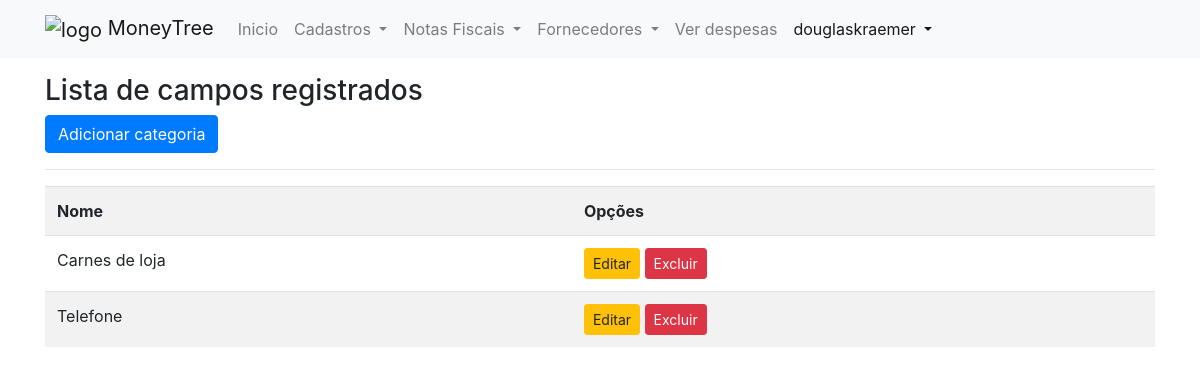
The page /listar/categoria/ (signed in) on the database as committed earlier.
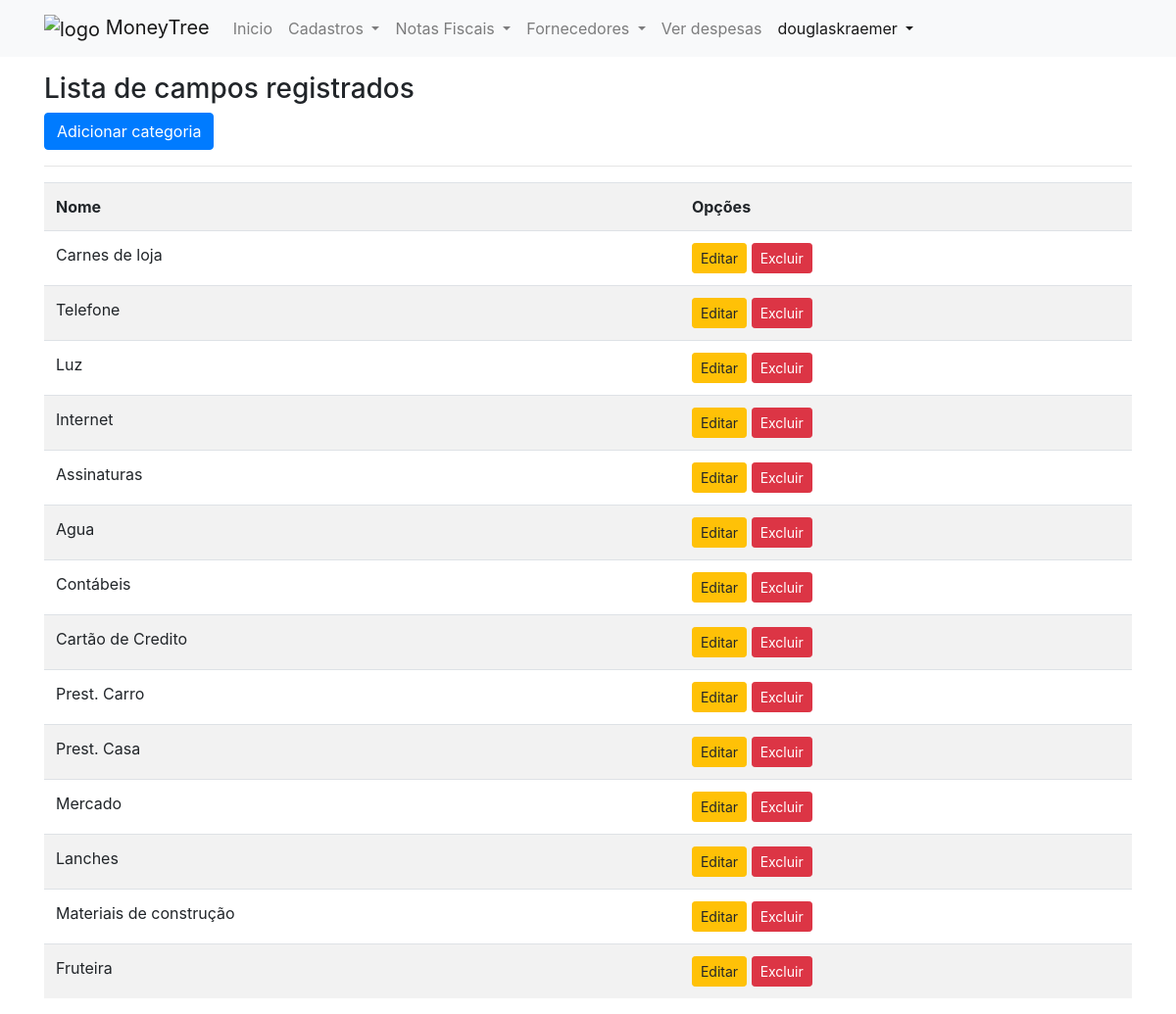
The same page on the database as committed later.
### cadastros/models.py (models this page shows, shortened)
class Categoria(models.Model):
    nome = models.CharField(max_length=255)

### cadastros/views.py (the view)
# urls.py: path('listar/categoria/', CategoriaList.as_view(), name='listar-categoria'),
class CategoriaList(LoginRequiredMixin, ListView):
    login_url = reverse_lazy('users-login')
    model = Categoria
    template_name = "cadastros/listas/categoria.html"

### cadastros/templates/cadastros/listas/categoria.html
{% extends 'base.html' %}
{% load static %}
{% block conteudo %}
<h3 class="mt-3">Lista de campos registrados</h3>
<a href="{% url 'cadastrar-despesa' %}" class="btn btn-primary">Adicionar categoria</a>
<hr>
<div class="table-responsive">
    <table class="table table-striped">
        <tr>
            <th>Nome</th>
            <th>Opções</th>
        </tr>
        {% for categoria in object_list %}
        <tr>
            <td>{{categoria.nome}}</td>
            <td>
                <a href="{% url 'editar-categoria' categoria.pk %}" class="btn btn-warning btn-sm"
                    title="Editar">Editar</a>
                <a href="{% url 'excluir-categoria' categoria.pk %}" class="btn btn-danger btn-sm"
                    title="Excluir">Excluir</a>
            </td>
        </tr>
        {% empty %}
        <tr>
            <td colspan="3">Nenhum campo registrado</td>
        </tr>
        {% endfor %}
    </table>
</div>
{% endblock %}

### templates/base.html (shortened to what this page needs)
{% load static %}
<!DOCTYPE html>
<html lang="pt">
<head>
    {% include 'parciais/_head.html' %}
</head>
<body>
  {% include 'parciais/_nav.html' %}
  <div class="container">
    <div class="row">
      <div class="col-lg-12">
        {%block conteudo%}{%endblock%}
      </div>
    </div>
  </div>
</body>
</html>

### templates/parciais/_head.html (shortened to what this page needs)
{% load static %}
<link href="{% static 'vendor/bootstrap/css/bootstrap.min.css'%}" rel="stylesheet">

### templates/parciais/_nav.html (shortened to what this page needs)
{% load static %}
<nav class="navbar navbar-expand-lg navbar-light bg-light static-top">
    <div class="container">
        <a class="navbar-brand" href="{% url 'index' %}">
            <img src="{% static 'img/pngegg.png' %}" width="80" height="70" alt="logo">
            MoneyTree</a>
        <div class="collapse navbar-collapse" id="navbarNavDropdown">
            <ul class="navbar-nav">
                <li class="nav-item">
                    <a class="nav-link" href="{% url 'index' %}">
                        Inicio
                        <span class="sr-only">(current)</span></a>
                </li>
                {% if request.user.is_authenticated %}
                <li class="nav-item dropdown">
                    <a class="nav-link dropdown-toggle" href="{% url 'index' %}" id="navbarDropdownMenuLink"
                        data-toggle="dropdown" aria-haspopup="true" aria-expanded="false">
                        Cadastros
                    </a>
                </li>
                <li class="nav-item dropdown">
                    <a class="nav-link dropdown-toggle" href="{% url 'index' %}" id="navbarDropdownMenuLink"
                        data-toggle="dropdown" aria-haspopup="true" aria-expanded="false">
                        Notas Fiscais
                    </a>
                </li>
                <li class="nav-item dropdown">
                    <a class="nav-link dropdown-toggle" href="{% url 'index' %}" id="navbarDropdownMenuLink"
                        data-toggle="dropdown" aria-haspopup="true" aria-expanded="false">
                        Fornecedores
                    </a>
                </li>
                <li class="nav-item">
                    <a class="nav-link" href="{% url 'listar-despesa' %}">Ver despesas</a>
                </li>
                <li class="nav-item dropdown active">
                    <a class="nav-link dropdown-toggle" href="{% url 'index' %}" id="navbarDropdownMenuLink"
                        data-toggle="dropdown" aria-haspopup="true" aria-expanded="false">
                        {{ request.user }}
                    </a>
                </li>
                {% endif %}
            </ul>
        </div>
    </div>
</nav>

Rows that differ between the two databases and show on the page:
added Categoria: nome "Luz"
added Categoria: nome "Internet"
added Categoria: nome "Assinaturas"
added Categoria: nome "Agua"
added Categoria: nome "Contábeis"
added Categoria: nome "Cartão de Credito"
added Categoria: nome "Prest. Carro"
added Categoria: nome "Prest. Casa"
added Categoria: nome "Mercado"
added Categoria: nome "Lanches"
added Categoria: nome "Materiais de construção"
added Categoria: nome "Fruteira"
